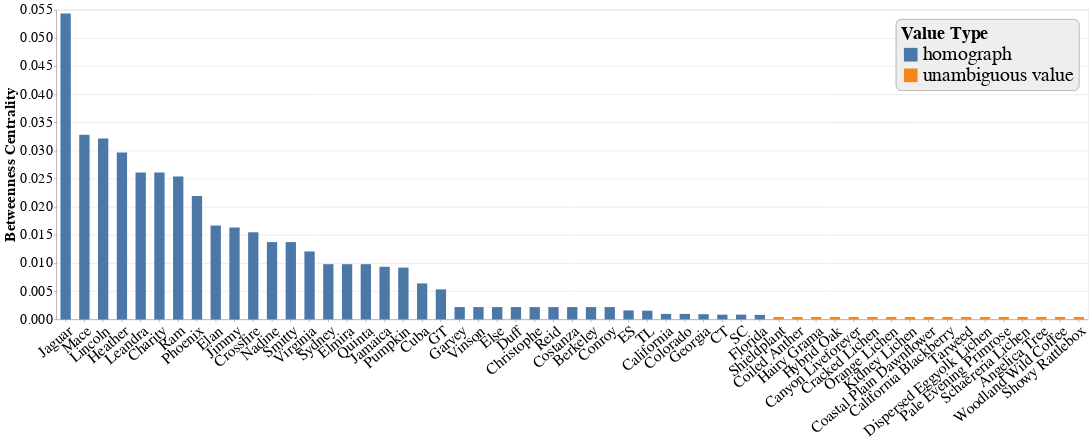

Notebook source saved alongside this figure:
### Code cell
# Rename node with long name for easy plotting
synthetic_bipartite_graph_stats_df.at[3134, 'node'] = 'Coiled Anther'

topk_graph = alt.Chart(synthetic_bipartite_graph_stats_df.nlargest(55, 'betweenness_centrality'), title='').mark_bar(size=20).encode(
    x=alt.X('node:N', sort='-y', axis=alt.Axis(title='', labelAngle=-40, labelFontSize=30)),
    y=alt.Y('betweenness_centrality:Q', axis=alt.Axis(title='Betweenness Centrality', labelFontSize=28, titleFontSize=30, tickCount=8)),
    color=alt.Color('is_homograph:N', legend=alt.Legend(title='Value Type', titleLimit=0, labelLimit=500))
).properties(width=2800, height=600)
topk_graph = topk_graph.configure_axis(labelLimit=450)

topk_graph = topk_graph.configure_legend(
    labelFontSize=38,
    symbolSize=700,
    titleFontSize=35,
    strokeColor='gray',
    fillColor='#EEEEEE',
    padding=10,
    cornerRadius=10,
    orient='top-right'
)

topk_graph.save('figures/synthetic_dataset/synthetic_bipartite_betweenness_topk_55_wide.svg')
topk_graph

### Figure 1 — Vega-Lite specification as saved in the notebook (floating-point values rounded to 4 significant figures)
{"config": {"view": {"continuousWidth": 400, "continuousHeight": 300}, "axis": {"labelLimit": 450}, "legend": {"cornerRadius": 10, "fillColor": "#EEEEEE", "labelFontSize": 38, "orient": "top-right", "padding": 10, "strokeColor": "gray", "symbolSize": 700, "titleFontSize": 35}}, "data": {"name": "data-5dec14494a0b19bb6f774efcf3d4678c"}, "mark": {"type": "bar", "size": 20}, "encoding": {"color": {"type": "nominal", "field": "is_homograph", "legend": {"labelLimit": 500, "title": "Value Type", "titleLimit": 0}}, "x": {"type": "nominal", "axis": {"labelAngle": -40, "labelFontSize": 30, "title": ""}, "field": "node", "sort": "-y"}, "y": {"type": "quantitative", "axis": {"labelFontSize": 28, "tickCount": 8, "title": "Betweenness Centrality", "titleFontSize": 30}, "field": "betweenness_centrality"}}, "height": 600, "title": "", "width": 2800, "$schema": "https://vega.github.io/schema/vega-lite/v4.8.1.json", "datasets": {"data-5dec14494a0b19bb6f774efcf3d4678c": [{"node": "Jaguar", "node_type": "cell", "betweenness_centrality": 0.05434, "local_clustering_coefficient": 0.4321, "is_homograph": "homograph"}, {"node": "Mace", "node_type": "cell", "betweenness_centrality": 0.0328, "local_clustering_coefficient": 0.4981, "is_homograph": "homograph"}, {"node": "Lincoln", "node_type": "cell", "betweenness_centrality": 0.03212, "local_clustering_coefficient": 0.4983, "is_homograph": "homograph"}, {"node": "Heather", "node_type": "cell", "betweenness_centrality": 0.02965, "local_clustering_coefficient": 0.4941, "is_homograph": "homograph"}, {"node": "Leandra", "node_type": "cell", "betweenness_centrality": 0.02611, "local_clustering_coefficient": 0.4935, "is_homograph": "homograph"}, {"node": "Charity", "node_type": "cell", "betweenness_centrality": 0.02611, "local_clustering_coefficient": 0.4935, "is_homograph": "homograph"}, {"node": "Ram", "node_type": "cell", "betweenness_centrality": 0.02539, "local_clustering_coefficient": 0.4961, "is_homograph": "homograph"}, {"node": "Phoenix", "node_type": "cell", "betweenness_centrality": 0.02194, "local_clustering_coefficient": 0.4984, "is_homograph": "homograph"}, {"node": "Elan", "node_type": "cell", "betweenness_centrality": 0.01666, "local_clustering_coefficient": 0.4976, "is_homograph": "homograph"}, {"node": "Jimmy", "node_type": "cell", "betweenness_centrality": 0.01631, "local_clustering_coefficient": 0.4965, "is_homograph": "homograph"}, {"node": "Crossfire", "node_type": "cell", "betweenness_centrality": 0.01547, "local_clustering_coefficient": 0.4982, "is_homograph": "homograph"}, {"node": "Nadine", "node_type": "cell", "betweenness_centrality": 0.01373, "local_clustering_coefficient": 0.4983, "is_homograph": "homograph"}, {"node": "Smitty", "node_type": "cell", "betweenness_centrality": 0.01373, "local_clustering_coefficient": 0.4983, "is_homograph": "homograph"}, {"node": "Virginia", "node_type": "cell", "betweenness_centrality": 0.01207, "local_clustering_coefficient": 0.333, "is_homograph": "homograph"}, {"node": "Sydney", "node_type": "cell", "betweenness_centrality": 0.009811, "local_clustering_coefficient": 0.4988, "is_homograph": "homograph"}, {"node": "Elmira", "node_type": "cell", "betweenness_centrality": 0.009811, "local_clustering_coefficient": 0.4988, "is_homograph": "homograph"}, {"node": "Quinta", "node_type": "cell", "betweenness_centrality": 0.009811, "local_clustering_coefficient": 0.4988, "is_homograph": "homograph"}, {"node": "Jamaica", "node_type": "cell", "betweenness_centrality": 0.009349, "local_clustering_coefficient": 0.1959, "is_homograph": "homograph"}, {"node": "Pumpkin", "node_type": "cell", "betweenness_centrality": 0.009196, "local_clustering_coefficient": 0.4994, "is_homograph": "homograph"}, {"node": "Cuba", "node_type": "cell", "betweenness_centrality": 0.006394, "local_clustering_coefficient": 0.1956, "is_homograph": "homograph"}, {"node": "GT", "node_type": "cell", "betweenness_centrality": 0.005336, "local_clustering_coefficient": 0.3227, "is_homograph": "homograph"}, {"node": "Garvey", "node_type": "cell", "betweenness_centrality": 0.002191, "local_clustering_coefficient": 0.5008, "is_homograph": "homograph"}, {"node": "Vinson", "node_type": "cell", "betweenness_centrality": 0.002191, "local_clustering_coefficient": 0.5008, "is_homograph": "homograph"}, {"node": "Else", "node_type": "cell", "betweenness_centrality": 0.002191, "local_clustering_coefficient": 0.5008, "is_homograph": "homograph"}, {"node": "Duff", "node_type": "cell", "betweenness_centrality": 0.002191, "local_clustering_coefficient": 0.5008, "is_homograph": "homograph"}, {"node": "Christophe", "node_type": "cell", "betweenness_centrality": 0.002191, "local_clustering_coefficient": 0.5008, "is_homograph": "homograph"}, {"node": "Reid", "node_type": "cell", "betweenness_centrality": 0.002191, "local_clustering_coefficient": 0.5008, "is_homograph": "homograph"}, {"node": "Costanza", "node_type": "cell", "betweenness_centrality": 0.002191, "local_clustering_coefficient": 0.5008, "is_homograph": "homograph"}, {"node": "Berkeley", "node_type": "cell", "betweenness_centrality": 0.002191, "local_clustering_coefficient": 0.5008, "is_homograph": "homograph"}, {"node": "Conroy", "node_type": "cell", "betweenness_centrality": 0.002191, "local_clustering_coefficient": 0.5008, "is_homograph": "homograph"}, {"node": "ES", "node_type": "cell", "betweenness_centrality": 0.001603, "local_clustering_coefficient": 0.4572, "is_homograph": "homograph"}, {"node": "TL", "node_type": "cell", "betweenness_centrality": 0.001553, "local_clustering_coefficient": 0.4563, "is_homograph": "homograph"}, {"node": "California", "node_type": "cell", "betweenness_centrality": 0.0009775, "local_clustering_coefficient": 0.4966, "is_homograph": "homograph"}, {"node": "Colorado", "node_type": "cell", "betweenness_centrality": 0.0009775, "local_clustering_coefficient": 0.4966, "is_homograph": "homograph"}, {"node": "Georgia", "node_type": "cell", "betweenness_centrality": 0.0009264, "local_clustering_coefficient": 0.3498, "is_homograph": "homograph"}, {"node": "CT", "node_type": "cell", "betweenness_centrality": 0.0008473, "local_clustering_coefficient": 0.4899, "is_homograph": "homograph"}, {"node": "SC", "node_type": "cell", "betweenness_centrality": 0.0008473, "local_clustering_coefficient": 0.4899, "is_homograph": "homograph"}, {"node": "Florida", "node_type": "cell", "betweenness_centrality": 0.0008095, "local_clustering_coefficient": 0.4965, "is_homograph": "homograph"}, {"node": "Shieldplant", "node_type": "cell", "betweenness_centrality": 0.0004196, "local_clustering_coefficient": 0.5152, "is_homograph": "unambiguous value"}, {"node": "Coiled Anther", "node_type": "cell", "betweenness_centrality": 0.0004196, "local_clustering_coefficient": 0.5152, "is_homograph": "unambiguous value"}, {"node": "Hairy Grama", "node_type": "cell", "betweenness_centrality": 0.0004196, "local_clustering_coefficient": 0.5152, "is_homograph": "unambiguous value"}, {"node": "Hybrid Oak", "node_type": "cell", "betweenness_centrality": 0.0004196, "local_clustering_coefficient": 0.5152, "is_homograph": "unambiguous value"}, {"node": "Canyon Liveforever", "node_type": "cell", "betweenness_centrality": 0.0004196, "local_clustering_coefficient": 0.5152, "is_homograph": "unambiguous value"}, {"node": "Cracked Lichen", "node_type": "cell", "betweenness_centrality": 0.0004196, "local_clustering_coefficient": 0.5152, "is_homograph": "unambiguous value"}, {"node": "Orange Lichen", "node_type": "cell", "betweenness_centrality": 0.0004196, "local_clustering_coefficient": 0.5152, "is_homograph": "unambiguous value"}, {"node": "Kidney Lichen", "node_type": "cell", "betweenness_centrality": 0.0004196, "local_clustering_coefficient": 0.5152, "is_homograph": "unambiguous value"}, {"node": "Coastal Plain Dawnflower", "node_type": "cell", "betweenness_centrality": 0.0004196, "local_clustering_coefficient": 0.5152, "is_homograph": "unambiguous value"}, {"node": "California Blackberry", "node_type": "cell", "betweenness_centrality": 0.0004196, "local_clustering_coefficient": 0.5152, "is_homograph": "unambiguous value"}, {"node": "Tarweed", "node_type": "cell", "betweenness_centrality": 0.0004196, "local_clustering_coefficient": 0.5152, "is_homograph": "unambiguous value"}, {"node": "Dispersed Eggyolk Lichen", "node_type": "cell", "betweenness_centrality": 0.0004196, "local_clustering_coefficient": 0.5152, "is_homograph": "unambiguous value"}, {"node": "Pale Evening Primrose", "node_type": "cell", "betweenness_centrality": 0.0004196, "local_clustering_coefficient": 0.5152, "is_homograph": "unambiguous value"}, {"node": "Schaereria Lichen", "node_type": "cell", "betweenness_centrality": 0.0004196, "local_clustering_coefficient": 0.5152, "is_homograph": "unambiguous value"}, {"node": "Angelica Tree", "node_type": "cell", "betweenness_centrality": 0.0004196, "local_clustering_coefficient": 0.5152, "is_homograph": "unambiguous value"}, {"node": "Woodland Wild Coffee", "node_type": "cell", "betweenness_centrality": 0.0004196, "local_clustering_coefficient": 0.5152, "is_homograph": "unambiguous value"}, {"node": "Showy Rattlebox", "node_type": "cell", "betweenness_centrality": 0.0004196, "local_clustering_coefficient": 0.5152, "is_homograph": "unambiguous value"}]}}
